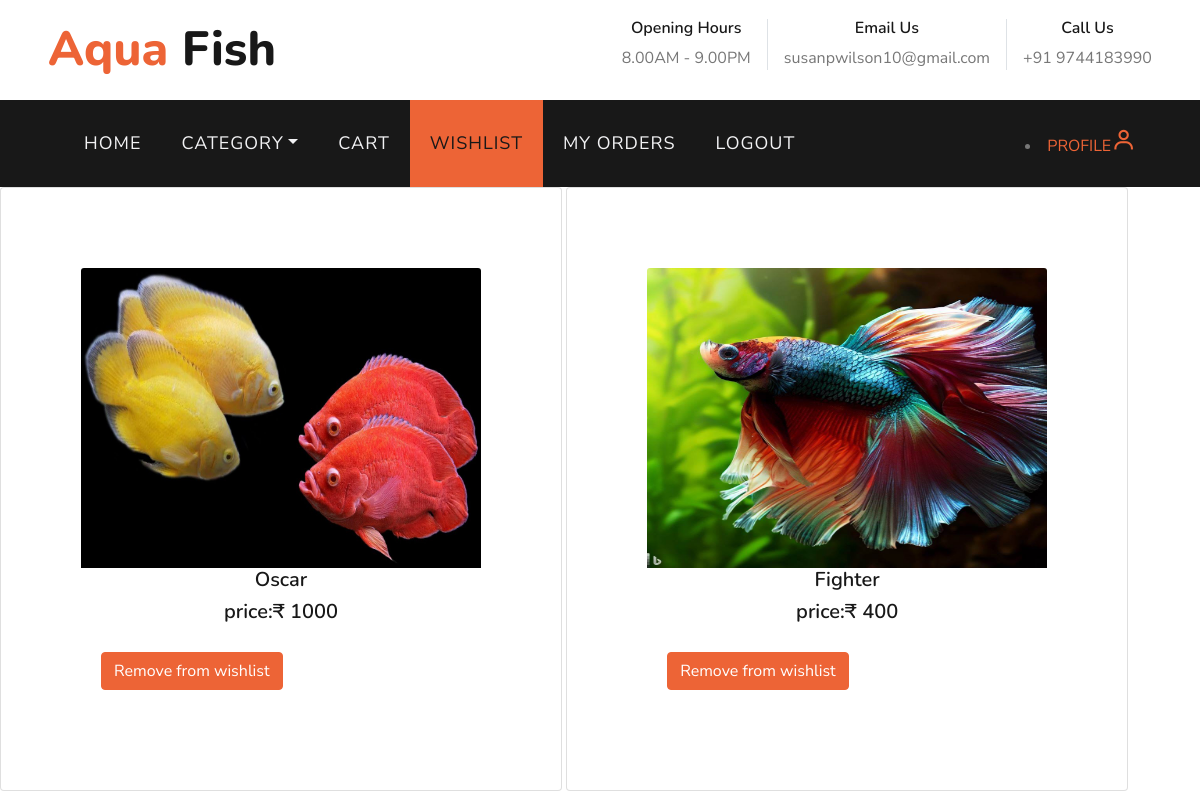
The page /displaywishlist (signed in) on the database its author committed.
### myapps/models.py (models this page shows)
class wishlist(models.Model):
    user_details=models.ForeignKey(register,on_delete=models.CASCADE)
    product_details=models.ForeignKey(fish,on_delete=models.CASCADE)

class fish(models.Model):
    fishname=models.CharField(max_length=20)
    fprice=models.IntegerField()
    fstock=models.IntegerField(default=1)
    fimage=models.FileField()
    description=models.CharField(max_length=100)
    category=models.CharField(max_length=20)

### myapps/views.py (the view)
# urls.py: path('displaywishlist',views.display_wishlist),
def display_wishlist(a):
    user_name=register.objects.get(username=a.session['user'])
    userdetails=wishlist.objects.filter(user_details=user_name)
    return render(a,'wishlist.html',{'key':userdetails})

### template/wishlist.html (shortened to what this page needs)
<!DOCTYPE html>
<html lang="en">
<head>
    {% load static %}
     <link href='https://unpkg.com/boxicons@2.1.4/css/boxicons.min.css' rel='stylesheet'>
     <link href="https://cdn.jsdelivr.net/npm/bootstrap@5.3.2/dist/css/bootstrap.min.css" rel="stylesheet">
    <link href="https://cdnjs.cloudflare.com/ajax/libs/font-awesome/5.10.0/css/all.min.css" rel="stylesheet">
    <link href="{% static 'lib/flaticon/font/flaticon.css' %}" rel="stylesheet">
    <link href="{% static 'lib/owlcarousel/assets/owl.carousel.min.css' %}" rel="stylesheet">
    <link href="{% static 'lib/tempusdominus/css/tempusdominus-bootstrap-4.min.css' %}" rel="stylesheet" />
    <link href="{% static 'css/halo.css' %}" rel="stylesheet">
</head>
<body>
        <div class="row py-3 px-lg-5">
            <div class="col-lg-4">
                <a href="" class="navbar-brand d-none d-lg-block">
                    <h1 class="m-0 display-5 text-capitalize"><span class="text-primary">Aqua </span>Fish</h1>
                </a>
            </div>
            <div class="col-lg-8 text-center text-lg-right">
                <div class="d-inline-flex align-items-center">
                    <div class="d-inline-flex flex-column text-center pr-3 border-right">
                        <h6>Opening Hours</h6>
                        <p class="m-0">8.00AM - 9.00PM</p>
                    </div>
                    <div class="d-inline-flex flex-column text-center px-3 border-right">
                        <h6>Email Us</h6>
                        <p class="m-0">susanpwilson10@gmail.com</p>
                    </div>
                    <div class="d-inline-flex flex-column text-center pl-3">
                        <h6>Call Us</h6>
                        <p class="m-0">+91 9744183990</p>
                    </div>
                </div>
            </div>
        </div>
    <div class="container-fluid p-0">
        <nav class="navbar navbar-expand-lg bg-dark navbar-dark py-3 py-lg-0 px-lg-5">
            <div class="collapse navbar-collapse justify-content-between px-3" id="navbarCollapse">
                <div class="navbar-nav mr-auto py-0">
                    <a href="userhome" class="nav-item nav-link">HOME</a>
                    <div class="nav-item dropdown">
                        <a href="#" class="nav-link dropdown-toggle" data-toggle="dropdown">CATEGORY</a>
                    </div>
                     <a href="displaycart" class="nav-item nav-link">CART</a>
                    <a href="displaywishlist" class="nav-item active nav-link">WISHLIST</a>
                    <a href="user_recent_orders" class="nav-item nav-link">MY ORDERS</a>
                     <a href="logout" class="nav-item nav-link">LOGOUT</a>
                </div>
                <li><a href="profile">PROFILE<i class='bx bx-user like bx-sm'></i></a></li>
            </div>
        </nav>
    </div>
        {% for i in key %}
     <div class="card" style="display:inline-block;padding:80px;">
            <img class="card-img-top" src="{{i.product_details.fimage.url}}" style="width:400px;height:300px;">
          <h5 align="center"  class="card-tittle">{{i.product_details.fishname}}</h5>
          <h5 align="center"  class="card-tittle">   price:₹ {{i.product_details.fprice}}</h5>
            <div class="card-body">
				<td><a class="btn btn-primary" href="removewishlist/{{i.pk}}">Remove from wishlist</a></td>
            </div>
        </div>
      {% endfor %}
</body>
</html>

### rows shown on the page
wishlist: product_details.fimage (picture), product_details.fishname "Oscar", product_details.fprice "1000"
wishlist: product_details.fimage (picture), product_details.fishname "Fighter", product_details.fprice "400"
